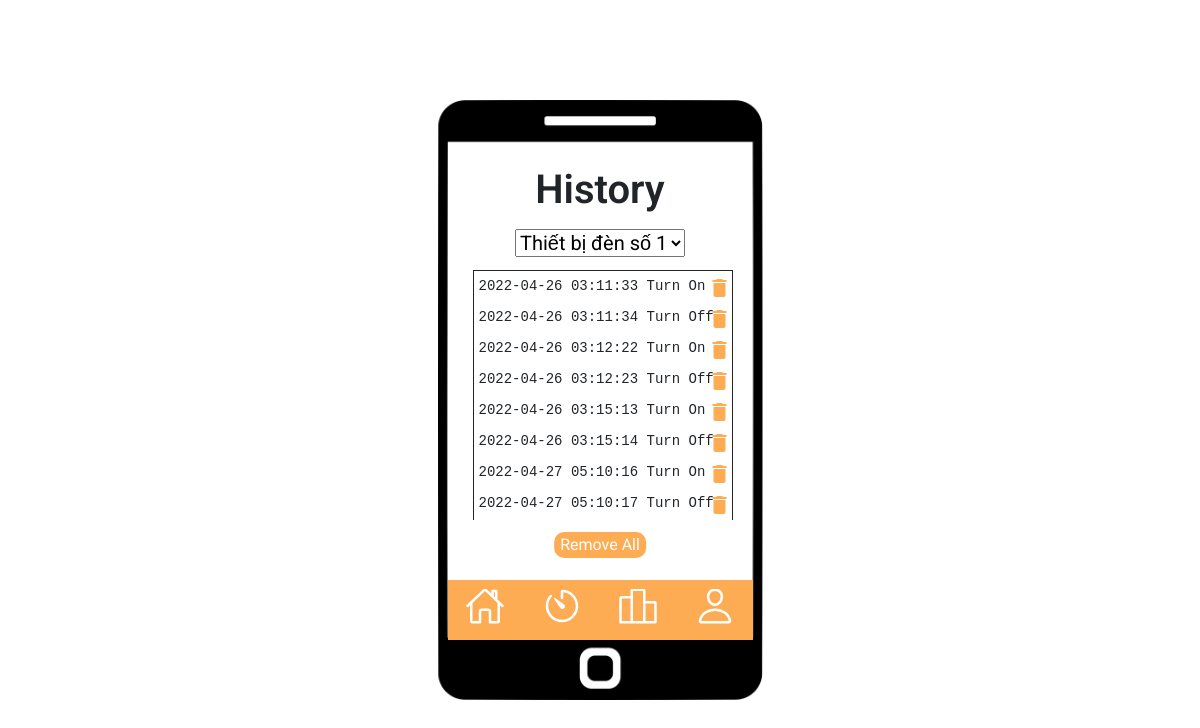
/SourceMVC/client/History/Show, run on an earlier commit of the app's database.
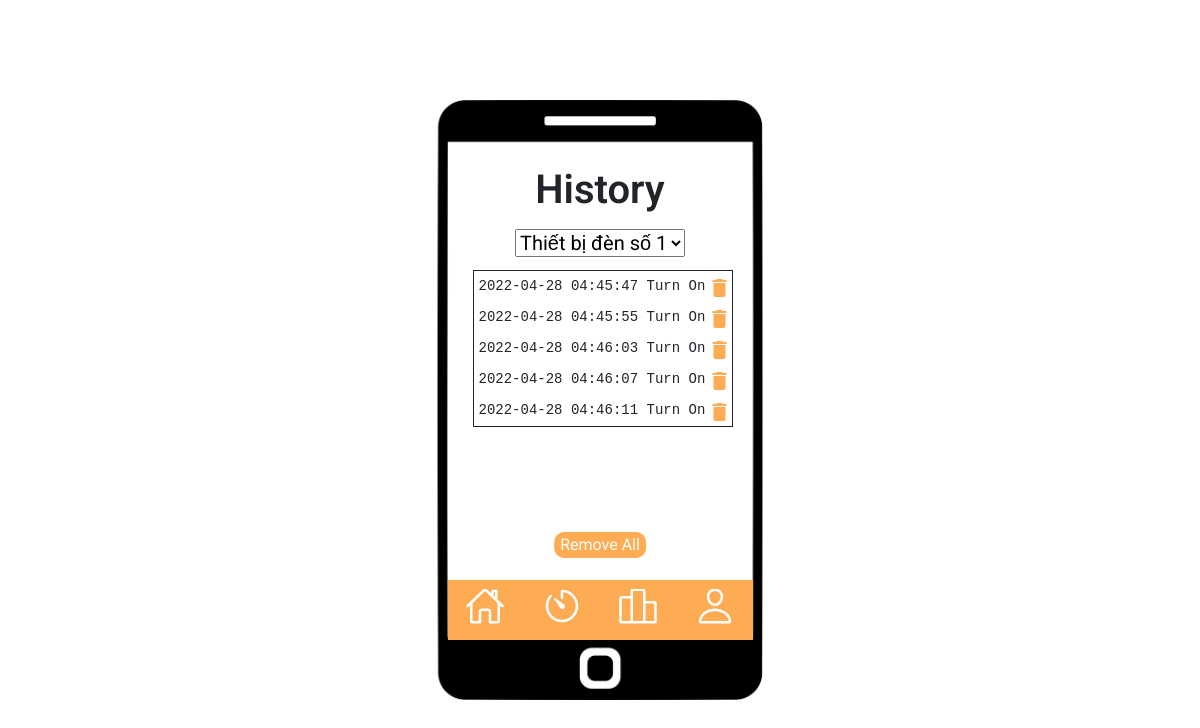
And on a later commit of the database.
### tables this page shows
CREATE TABLE `history` (
  `id` int(11) NOT NULL,
  `led_id` int(11) NOT NULL,
  `action` char(1) DEFAULT NULL,
  `time` datetime DEFAULT NULL
);

### SourceMVC/client/mvc/core/Controller.php (called while the page is built, shortened)
<?php
class Controller
{
    public function view($view, $data = [])
    {
        require_once "./mvc/views/" . $view . ".php";
    }
}

### SourceMVC/client/mvc/controllers/History.php (called while the page is built, shortened)
<?php
class History extends Controller
{
    public $data = array();
    function __construct()
    {
        $this->ledModel = $this->model('LedModel');
        $this->historyModel = $this->model('HistoryModel');
        $this->data['render'] = 'History';
        $this->data['leds'] = $this->ledModel->get_all_leds();
        $this->data['history'] = $this->historyModel->getHistoryByLed($this->data['leds'][0]['id']);
    }
    function Show()
    {
        $this->view("Main", $this->data);
    }
}

### SourceMVC/client/mvc/core/App.php (called while the page is built, shortened)
<?php
class App
{
    protected $action = "Show";
    function __construct()
    {
        $arr = $this->UrlProcess();
        if (isset($arr[0]) && file_exists("./mvc/controllers/" . $arr[0] . ".php")) {
            unset($arr[0]);
        }
        $this->controller = new $this->controller;
        if (isset($arr[1])) {
            if (method_exists($this->controller, $arr[1])) {
                $this->action = $arr[1];
            }
            unset($arr[1]);
        }
        $this->params = $arr ? array_values($arr) : [];
        call_user_func_array([$this->controller, $this->action], $this->params);
    }
    function UrlProcess()
    {
        if (isset($_GET["url"])) {
            return explode("/", filter_var(trim($_GET["url"], "/")));
        }
    }
}

### SourceMVC/client/index.php (called while the page is built, shortened)
<?php
$myApp = new App();

### SourceMVC/client/mvc/core/Database.php (called while the page is built, shortened)
<?php
class Database
{
    public $conn;
    protected $hostname = "localhost";
    protected $username = "root";
    protected $password = "";
    protected $dbname = "db_smart_led_system";
    function __construct()
    {
        $this->conn = mysqli_connect($this->hostname, $this->username, $this->password, $this->dbname) or die('Can\'t connect to database');
        mysqli_set_charset($this->conn, 'utf8');
    }
    function query($sql = "")
    {
        return mysqli_query($this->conn, $sql);
    }
    function get_list($sql = "")
    {
        $data = [];
        $result = $this->query($sql);
        if ($result) {
            while ($row = mysqli_fetch_assoc($result)) {
                $data[] = $row;
            }
        }
        return $data;
    }
}

### SourceMVC/client/mvc/models/LedModel.php (called while the page is built, shortened)
<?php
class LedModel extends Database
{
    function get_all_leds()
    {
        $sql = "SELECT * from led ";
        return $this->get_list($sql);
    }
}

### SourceMVC/client/mvc/models/HistoryModel.php (called while the page is built, shortened)
<?php
class HistoryModel extends Database
{
    function getHistoryByLed($ledId)
    {
        $sql = "SELECT * FROM history WHERE led_id = {$ledId} ";
        return $this->get_list($sql);
    }
}

### SourceMVC/client/mvc/views/History.php (the view)
<div class="body">
    <div class="home-title">History</div>
    <div class="list-led">
        <SELECT id="led" onchange="changeLed(this)">
            <?php
            foreach ($data['leds'] as $key => $value) { ?>
                <option value="led<?php echo $value['id'] ?>">Thiết bị đèn số <?php echo $key + 1 ?></option>
            <?php
            }
            ?>
        </SELECT>
    </div>
    <div class="history-leds">
        <ul id="listHistory">
            <?php
            if ($data['history']) {
                foreach ($data['history'] as $key => $value) { ?>
                    <li id='history<?php echo $value['id'] ?>'>
                        <?php echo $value['time'] ?>
                        <?php echo $value['action'] == '1' ? 'Turn On' : 'Turn Off' ?>
                        <i class="material-icons icon-remove" onclick="deleteHistory(this)">delete</i>
                    </li>
            <?php }
            } ?>
        </ul>
    </div>
    <div>
        <button class="btn-remove" onclick="removeAll()">Remove All</button>
    </div>
</div>

What changed in the data, as far as the page shows it:
removed history: time "2022-04-26 03:11:34", action "Turn Off"
removed history: time "2022-04-26 03:12:22", action "Turn On"
removed history: time "2022-04-26 03:15:13", action "Turn On"
removed history: time "2022-04-26 03:15:14", action "Turn Off"
removed history: time "2022-04-27 05:10:16", action "Turn On"
changed history (number 1 of 5 on the later page): time "2022-04-26 03:11:33" → "2022-04-28 04:45:47"
changed history (number 2 of 5 on the later page): time "2022-04-26 03:12:23" → "2022-04-28 04:45:55"; action "Turn Off" → "Turn On"
changed history (number 3 of 5 on the later page): time "2022-04-27 05:10:17" → "2022-04-28 04:46:03"; action "Turn Off" → "Turn On"
now on this page (row edited): history: time "2022-04-28 04:46:07", action "Turn On"
now on this page (row edited): history: time "2022-04-28 04:46:11", action "Turn On"
